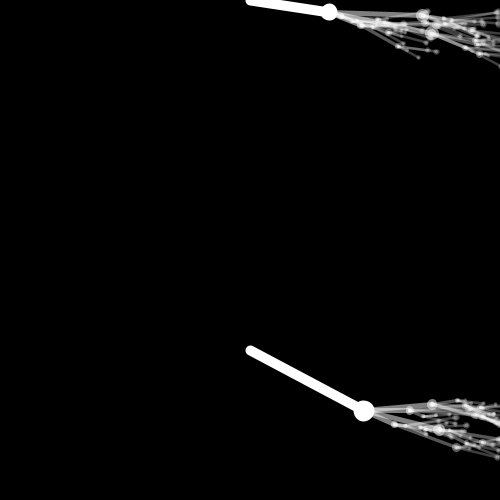
Frame 1 (no input)
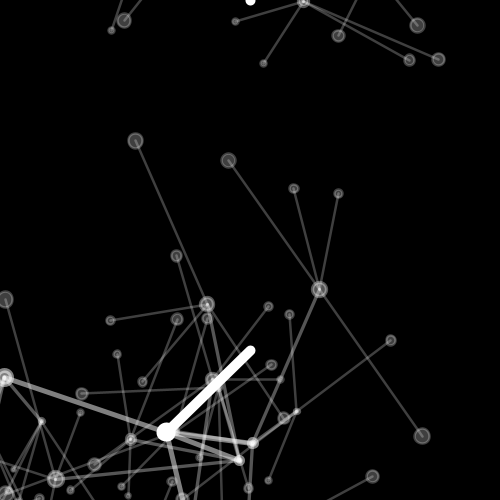
Frame 60 (the mouse pressed at the canvas centre just before this capture)
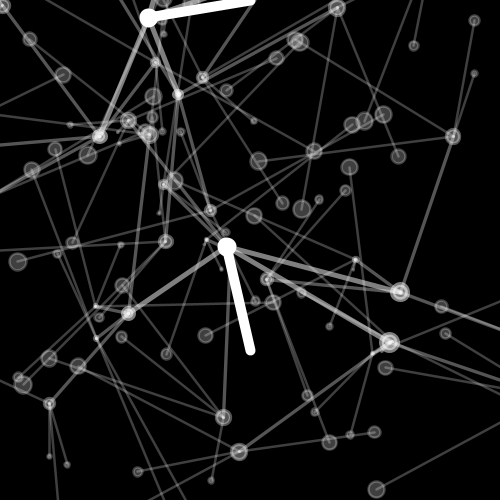
Frame 120 (the mouse held since frame 60 and released just before this capture)

The Processing sketch that drew these frames (run headless with seeded random() and noise(); from frame 60 on, the mouse is pressed at the canvas centre):

// Processing sketch: processing_126783
// ── processing_126783.pde

//Trees and not trees
//Reference: Fractals by Professor Sheng-Fen Nik Chien
//Chiming Lu

int _numChildren = 4;
int _maxLevels = 4;
Branch _trunk;
Branch Q;

void setup() {
  size(500, 500);
  background(0);
  noFill();
  stroke(255);
  newTree();
  frameRate(7);
}

void draw() {
  background(0);
  _trunk.updateMe(width/2, height-150);
  _trunk.drawMe();
  
  Q.updateMe(width/2,0 );
  Q.drawMe();
}

void newTree() {
  _trunk = new Branch(1, 20, width/2, height);
  _trunk.drawMe();
  Q = new Branch(1,30,width/2,0);
  Q.drawMe();
}


// the Branch class
class Branch {
  float level, index;
  float x, y;
  float endx, endy;
  float strokeW, alph; // line style
  float len, lenChange; // length
  float rot, rotChange; // rotationt
  Branch[] children = new Branch[0];

  Branch(float lev, float ind, float ex, float ey) {
    level = lev;
    index = ind;
    strokeW = (1/level)*10;
    alph = 255/level;
    len = (1/level)*random(200);
    lenChange = random(index)-5;
    rotChange = random(20)-5;
    updateMe(ex, ey);

    if (level < _maxLevels) {
      children = new Branch[_numChildren];
      for (int x=0; x<_numChildren; x++) {
        children[x] = new Branch(level+1, x, endx, endy);
      }
    }
  }

  void updateMe(float nx, float ny) {
    x = nx;
    y = ny;
    rot += rotChange;
    len -= lenChange;
    if (len<0 || len>200) {
      lenChange *= -1;
    }
    float radian = radians(rot);
    endx = x+(len*cos(radian));
    endy = y+(len*sin(radian));
    //endx = x+(level*(random(100)-50));
    //endy = y-50-(level*random(50));

    for (int i=0; i<children.length; i++) {
      children[i].updateMe(endx, endy);
    }
  }

  void drawMe() {
    strokeWeight(strokeW);
    stroke(255, alph);
    fill(255, alph);
    //strokeWeight(_maxLevels-level+1);
    line(x, y, endx, endy);
    //ellipse(x, y, 5, 5);
    ellipse(endx, endy, len/12, len/12);
    for (int i=0; i<children.length; i++) {
      children[i].drawMe();
    }
  }
}
